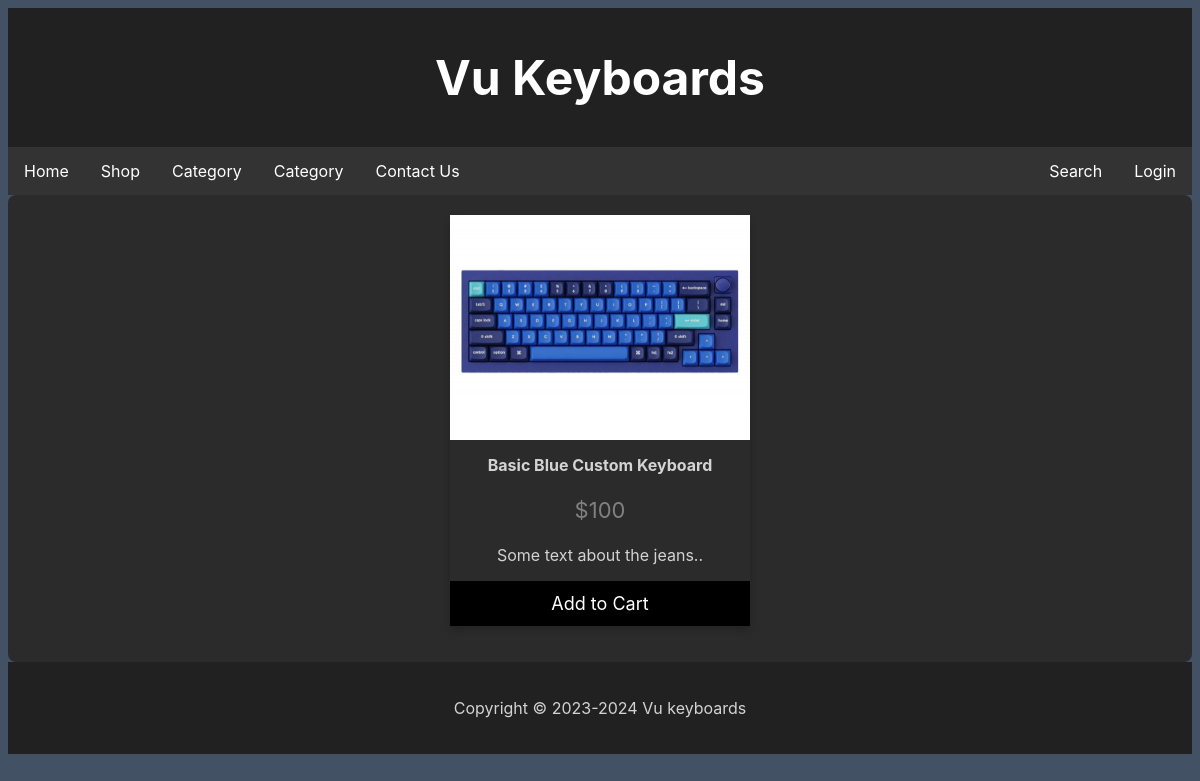
Screenshot of /keyboard.php?id=1 with the database file from the repository.
### tables this page shows
CREATE TABLE `gallery` (
  `id` int(11) NOT NULL,
  `imgname` varchar(50) NOT NULL,
  `title` varchar(100) NOT NULL,
  `category` varchar(50) NOT NULL,
  `price` decimal(10,0) NOT NULL,
  `describtion` varchar(100) NOT NULL
);

### keyboard.php (the view, shortened to what this page needs)
<!DOCTYPE html>
<html lang="en">
<head>
<link href="css/style.css" rel="stylesheet" type="text/css">
</head>
<body>
<?php include 'header.php';?>
<div class="row">
<?php
    require_once 'setup.php';
if(isset($_GET['id'])) {
    $id = $_GET['id'];
    $query = "SELECT * FROM gallery WHERE id = ?";
    $stmt = mysqli_prepare($conn, $query);
    mysqli_stmt_bind_param($stmt, "i", $id);
    mysqli_stmt_execute($stmt);
    $result = mysqli_stmt_get_result($stmt);
    if(mysqli_num_rows($result) === 1) {
        $row = mysqli_fetch_assoc($result);
          $imgname=$row['imgname'];
          $title=$row['title'];
          $price=$row['price'];
    }}
        ?>
  <div class="main">
<div class="card">
  <img src="images/<?php echo $imgname;?>" alt="Denim Jeans" style="width:100%">
  <h1><?php echo $title;?></h1>
  <p class="price">$<?php echo $price;?></p>
  <p>Some text about the jeans..</p>
  <p><button>Add to Cart</button></p>
</div>
</div>
    </div>
    <?php include 'footer.php';?>
</body>
</html>

### CSS/style.css (style rules this page uses)
body { font-family: "Roboto", Arial, Helvetica, sans-serif; background-color: #1d1d1d; color: #d3d3d3; }
* { box-sizing: border-box; }
.row { display: flex; flex-wrap: wrap; }
.main { flex: 70%; background-color: #2b2b2b; padding: 20px; border-radius: 8px; }
* { box-sizing: border-box; font-family: -apple-system, BlinkMacSystemFont, "segoe ui", roboto, oxygen, ubuntu, cantarell, "fira sans", "droid sans", "helvetica neue", Arial, sans-serif; font-size: 16px; }
body { background-color: #435165; }

### keyboard.php (style rules this page uses)
* { box-sizing: border-box; }
.card { box-shadow: 0 4px 8px 0 rgba(0, 0, 0, 0.2); max-width: 300px; margin: auto; text-align: center; font-family: arial; }
.price { color: grey; font-size: 22px; }
.card button { border: none; outline: 0; padding: 12px; color: white; background-color: #000; text-align: center; cursor: pointer; width: 100%; font-size: 18px; }

### rows the page displays
gallery: imgname (picture), title "Basic Blue Custom Keyboard", price "100"
